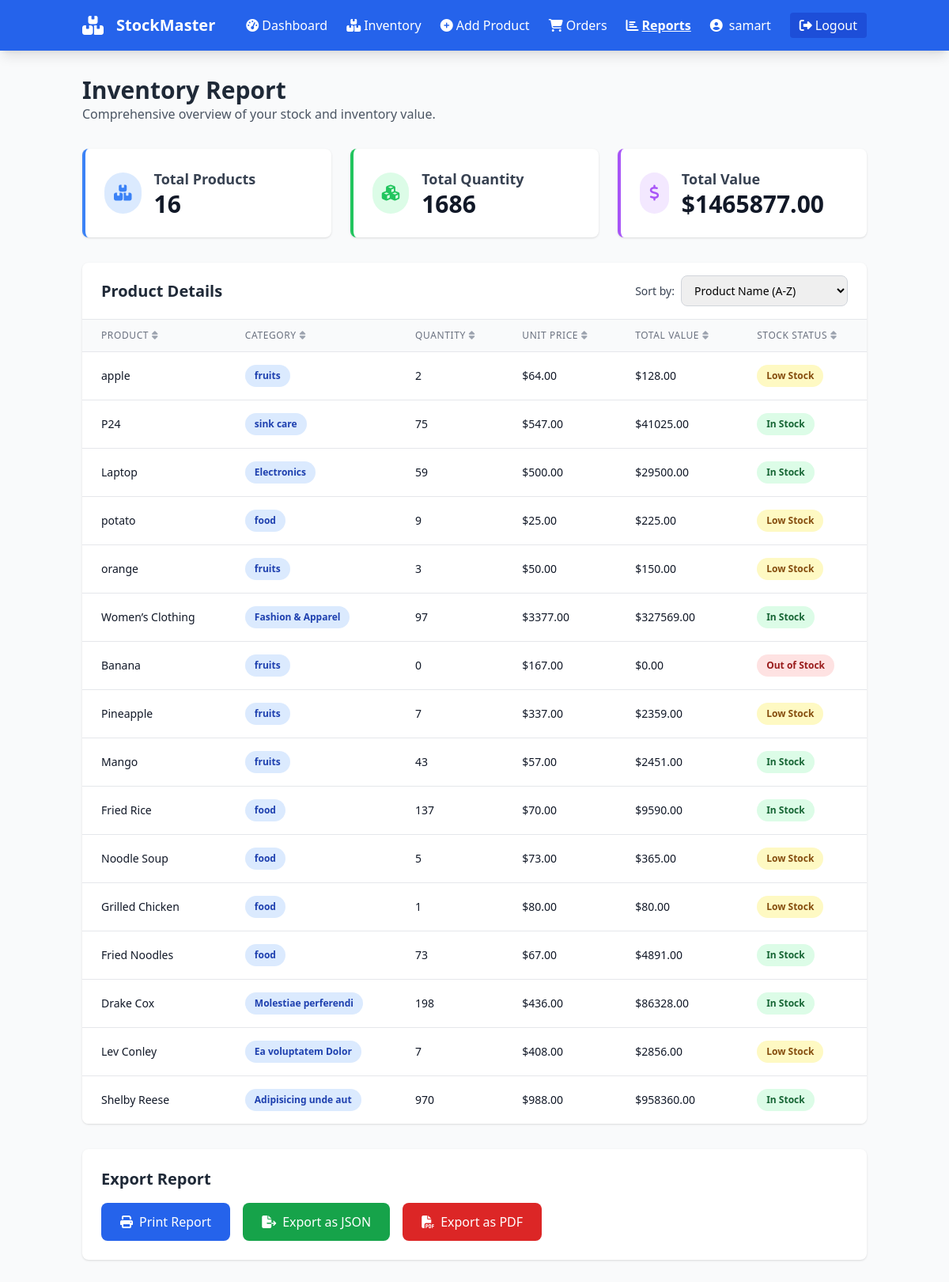
The page /report (signed in) on the database as committed earlier.
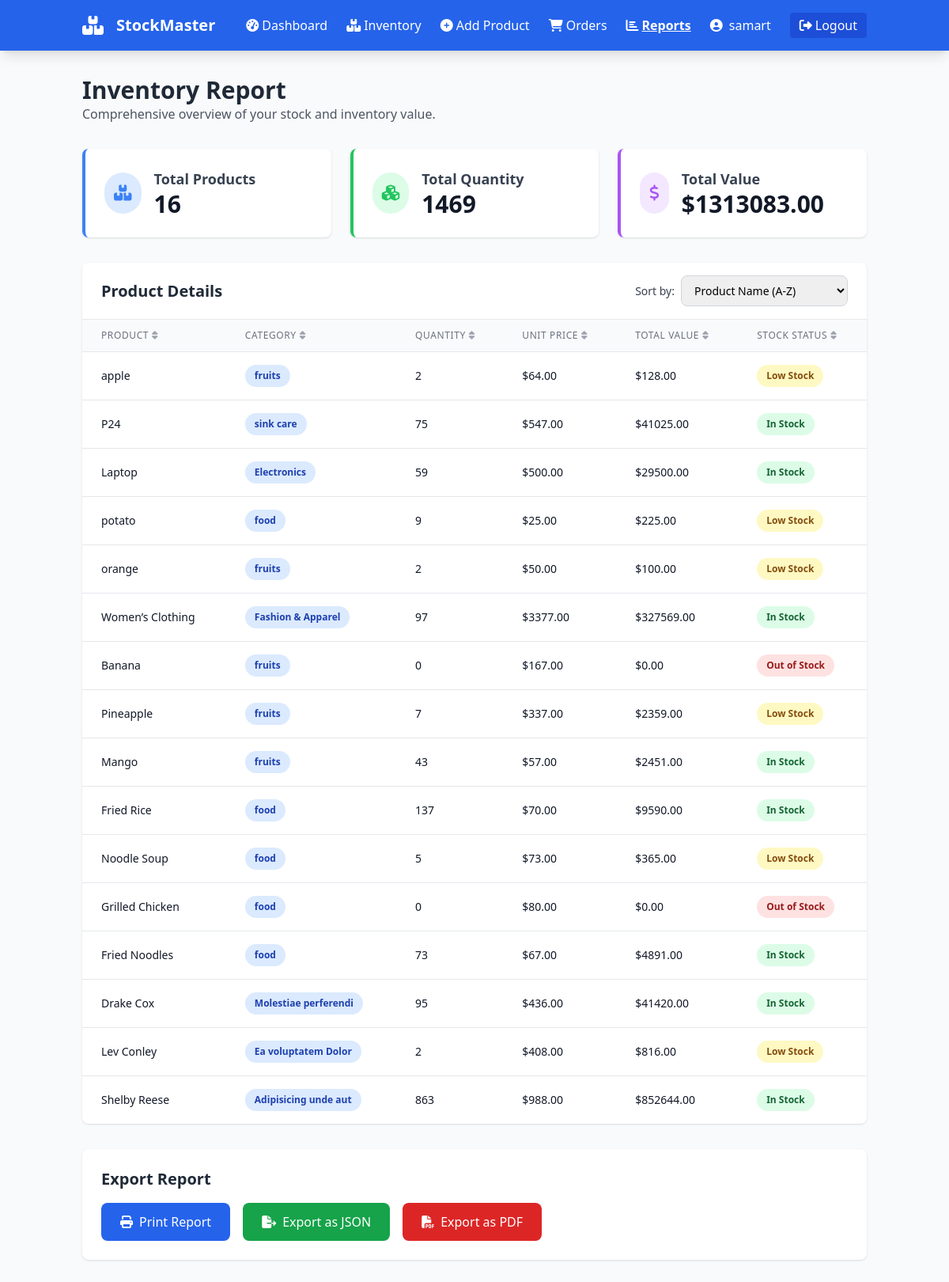
The same page on the database as committed later.
### models.py (models this page shows, shortened)
class Product(db.Model):
    id = db.Column(db.Integer, primary_key=True)
    name = db.Column(db.String(100), nullable=False)
    category = db.Column(db.String(50))
    quantity = db.Column(db.Integer, nullable=False)
    price = db.Column(db.Float, nullable=False)
    supplier = db.Column(db.String(100))
    description = db.Column(db.Text)
    created_at = db.Column(db.DateTime, default=datetime.utcnow)
    updated_at = db.Column(db.DateTime, default=datetime.utcnow, onupdate=datetime.utcnow)
    user_id = db.Column(db.Integer, db.ForeignKey('user.id'), nullable=False)

### app.py (the view)
@app.route('/report')
@login_required
def report():
    products = Product.query.filter_by(user_id=current_user.id).all()
    total_quantity = sum(product.quantity for product in products)
    total_value = sum(product.quantity * product.price for product in products)
    categories = {}
    for product in products:
        if product.category not in categories:
            categories[product.category] = {'count': 0, 'quantity': 0, 'value': 0}
        categories[product.category]['count'] += 1
        categories[product.category]['quantity'] += product.quantity
        categories[product.category]['value'] += product.quantity * product.price
    return render_template('report.html',
                         products=products,
                         total_quantity=total_quantity,
                         total_value=total_value,
                         categories=categories)

### app.py (called while the page is built)
@login_manager.user_loader
def load_user(user_id):
    return User.query.get(int(user_id))

### templates/report.html (shortened to what the changed rows need)
{% extends "base.html" %}
{% block content %}
<div class="mb-8">
    <h1 class="text-3xl font-bold text-gray-800">Inventory Report</h1>
</div>
<div class="grid grid-cols-1 md:grid-cols-3 gap-6 mb-8">
    <div class="bg-white rounded-lg shadow p-6 border-l-4 border-green-500">
        <div class="flex items-center">
            <div>
                <h3 class="text-lg font-semibold text-gray-700">Total Quantity</h3>
                <p class="text-3xl font-bold text-gray-900">{{ total_quantity }}</p>
            </div>
        </div>
    </div>
    <div class="bg-white rounded-lg shadow p-6 border-l-4 border-purple-500">
        <div class="flex items-center">
            <div>
                <h3 class="text-lg font-semibold text-gray-700">Total Value</h3>
                <p class="text-3xl font-bold text-gray-900">${{ "%.2f"|format(total_value) }}</p>
            </div>
        </div>
    </div>
</div>
<div class="bg-white rounded-lg shadow overflow-hidden mb-8">
    <div class="px-6 py-4 border-b border-gray-200 flex justify-between items-center">
        <h2 class="text-xl font-semibold text-gray-800">Product Details</h2>
    </div>
    <div class="overflow-x-auto">
        <table class="min-w-full divide-y divide-gray-200">
            <thead class="bg-gray-50">
                <tr>
                    <th scope="col" class="px-6 py-3 text-left text-xs font-medium text-gray-500 uppercase tracking-wider cursor-pointer hover:bg-gray-100 sort-header" data-sort="name">
                        <div class="flex items-center">
                            <span>Product</span>
                            <i class="fas fa-sort ml-1 text-gray-400"></i>
                        </div>
                    </th>
                    <th scope="col" class="px-6 py-3 text-left text-xs font-medium text-gray-500 uppercase tracking-wider cursor-pointer hover:bg-gray-100 sort-header" data-sort="category">
                        <div class="flex items-center">
                            <span>Category</span>
                            <i class="fas fa-sort ml-1 text-gray-400"></i>
                        </div>
                    </th>
                    <th scope="col" class="px-6 py-3 text-left text-xs font-medium text-gray-500 uppercase tracking-wider cursor-pointer hover:bg-gray-100 sort-header" data-sort="quantity">
                        <div class="flex items-center">
                            <span>Quantity</span>
                            <i class="fas fa-sort ml-1 text-gray-400"></i>
                        </div>
                    </th>
                    <th scope="col" class="px-6 py-3 text-left text-xs font-medium text-gray-500 uppercase tracking-wider cursor-pointer hover:bg-gray-100 sort-header" data-sort="price">
                        <div class="flex items-center">
                            <span>Unit Price</span>
                            <i class="fas fa-sort ml-1 text-gray-400"></i>
                        </div>
                    </th>
                    <th scope="col" class="px-6 py-3 text-left text-xs font-medium text-gray-500 uppercase tracking-wider cursor-pointer hover:bg-gray-100 sort-header" data-sort="value">
                        <div class="flex items-center">
                            <span>Total Value</span>
                            <i class="fas fa-sort ml-1 text-gray-400"></i>
                        </div>
                    </th>
                    <th scope="col" class="px-6 py-3 text-left text-xs font-medium text-gray-500 uppercase tracking-wider cursor-pointer hover:bg-gray-100 sort-header" data-sort="status">
                        <div class="flex items-center">
                            <span>Stock Status</span>
                            <i class="fas fa-sort ml-1 text-gray-400"></i>
                        </div>
                    </th>
                </tr>
            </thead>
            <tbody id="report-table-body" class="bg-white divide-y divide-gray-200">
                {% for product in products %}
                <tr class="hover:bg-gray-50 transition duration-300 report-row"
                    data-name="{{ product.name|lower }}"
                    data-category="{{ product.category|lower }}"
                    data-quantity="{{ product.quantity }}"
                    data-price="{{ product.price }}"
                    data-value="{{ product.quantity * product.price }}"
                    data-status="{{ 'out' if product.quantity == 0 else 'low' if product.quantity < 10 else 'in' }}">
                    <td class="px-6 py-4 whitespace-nowrap">
                        <div class="text-sm font-medium text-gray-900">{{ product.name }}</div>
                    </td>
                    <td class="px-6 py-4 whitespace-nowrap">
                        <span class="px-3 py-1 inline-flex text-xs leading-5 font-semibold rounded-full bg-blue-100 text-blue-800">
                            {{ product.category }}
                        </span>
                    </td>
                    <td class="px-6 py-4 whitespace-nowrap text-sm text-gray-900">{{ product.quantity }}</td>
                    <td class="px-6 py-4 whitespace-nowrap text-sm text-gray-900">${{ "%.2f"|format(product.price) }}</td>
                    <td class="px-6 py-4 whitespace-nowrap text-sm font-medium text-gray-900">${{ "%.2f"|format(product.quantity * product.price) }}</td>
                    <td class="px-6 py-4 whitespace-nowrap">
                        {% if product.quantity == 0 %}
                        <span class="px-3 py-1 inline-flex text-xs leading-5 font-semibold rounded-full bg-red-100 text-red-800">
                            Out of Stock
                        </span>
                        {% elif product.quantity < 10 %}
                        <span class="px-3 py-1 inline-flex text-xs leading-5 font-semibold rounded-full bg-yellow-100 text-yellow-800">
                            Low Stock
                        </span>
                        {% else %}
                        <span class="px-3 py-1 inline-flex text-xs leading-5 font-semibold rounded-full bg-green-100 text-green-800">
                            In Stock
                        </span>
                        {% endif %}
                    </td>
                </tr>
                {% endfor %}
            </tbody>
        </table>
    </div>
</div>
<div class="bg-white rounded-lg shadow p-6">
    <h2 class="text-xl font-semibold text-gray-800 mb-4">Export Report</h2>
</div>
{% endblock %}

Rows that differ between the two databases and show on the page:
changed Product "orange": quantity "3" → "2"; product.quantity*product.price "150.00" → "100.00"
changed Product "Grilled Chicken": quantity "1" → "0"; product.quantity*product.price "80.00" → "0.00"; quantity "Low Stock" → "Out of Stock"
changed Product "Drake Cox": quantity "198" → "95"; product.quantity*product.price "86328.00" → "41420.00"
changed Product "Lev Conley": quantity "7" → "2"; product.quantity*product.price "2856.00" → "816.00"
changed Product "Shelby Reese": quantity "970" → "863"; product.quantity*product.price "958360.00" → "852644.00"
Other text that changed with them:
{{ total_quantity }}: "1686" → "1469"
{{ "%.2f"|format(total_value) }}: "1465877.00" → "1313083.00"
